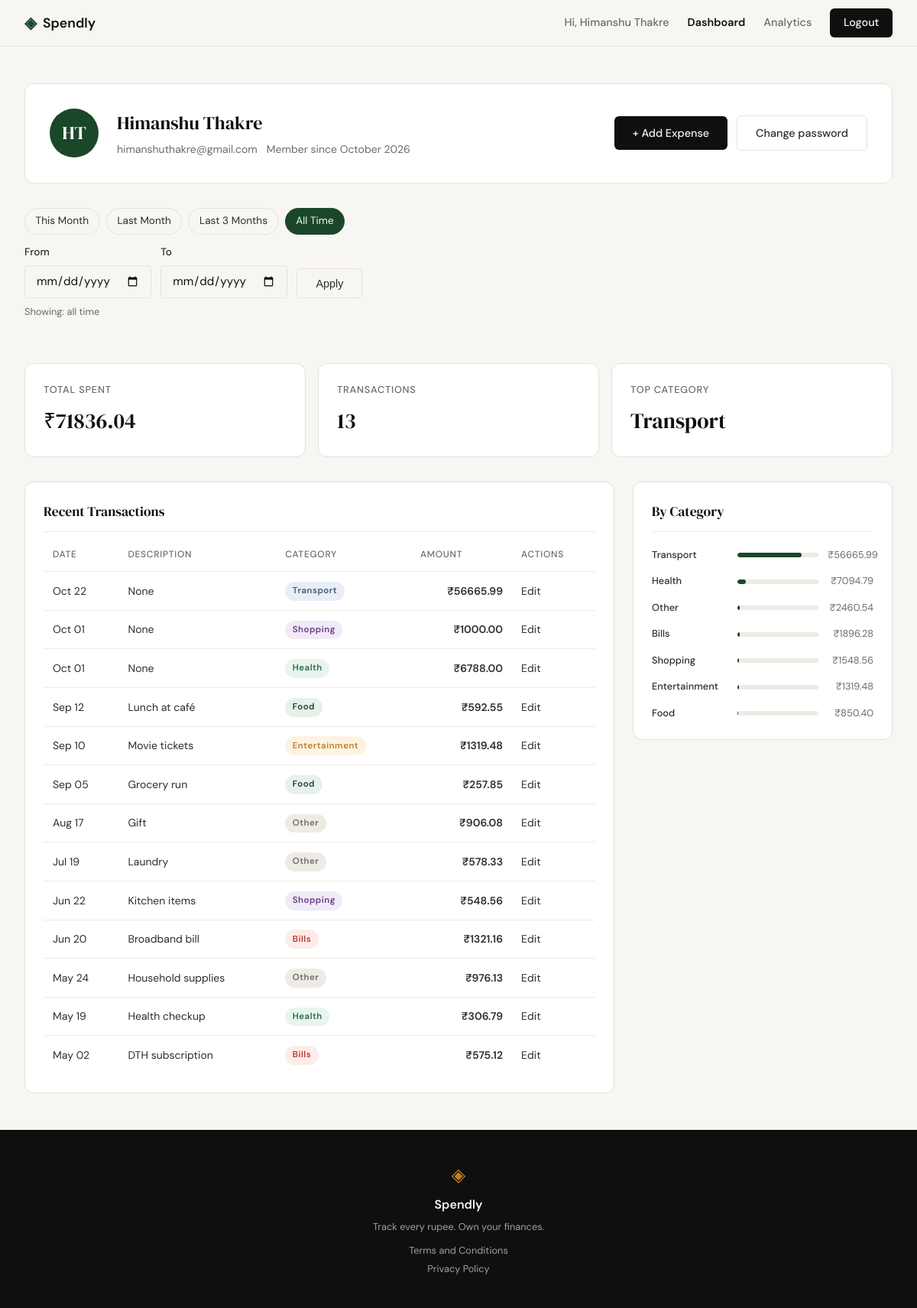
The app's page /profile (signed in) with its own data.
### tables this page shows
CREATE TABLE users (
                id            INTEGER PRIMARY KEY AUTOINCREMENT,
                name          TEXT    NOT NULL,
                email         TEXT    NOT NULL UNIQUE,
                password_hash TEXT    NOT NULL,
                created_at    TEXT    NOT NULL DEFAULT (datetime('now'))
            );

CREATE TABLE expenses (
                id          INTEGER PRIMARY KEY AUTOINCREMENT,
                user_id     INTEGER NOT NULL,
                amount      REAL    NOT NULL,
                category    TEXT    NOT NULL,
                date        TEXT    NOT NULL,
                description TEXT,
                created_at  TEXT    NOT NULL DEFAULT (datetime('now')),
                FOREIGN KEY (user_id) REFERENCES users(id) ON DELETE CASCADE
            );

### app.py (the view)
@app.route("/profile")
def profile():
    if not session.get("user_id"):
        flash("Please sign in to view your profile.")
        return redirect(url_for("login"))
    user_id = session["user_id"]
    user = get_user_by_id(user_id)
    if user is None:
        abort(404)
    created = datetime.strptime(user["created_at"][:10], "%Y-%m-%d")
    name = user["name"]
    initials = "".join(p[0].upper() for p in name.split()[:2])
    user_info = {
        "name":         name,
        "initials":     initials,
        "email":        user["email"],
        "member_since": created.strftime("%B %Y"),
    }
    date_from = _parse_date(request.args.get("from", "").strip())
    date_to   = _parse_date(request.args.get("to", "").strip())
    today          = date.today()
    month_start    = today.replace(day=1)
    last_month_end = month_start - timedelta(days=1)
    date_presets = [
        {"label": "This Month",    "date_from": month_start.isoformat(),                   "date_to": today.isoformat()},
        {"label": "Last Month",    "date_from": last_month_end.replace(day=1).isoformat(),  "date_to": last_month_end.isoformat()},
        {"label": "Last 3 Months", "date_from": (today - timedelta(days=90)).isoformat(),   "date_to": today.isoformat()},
    ]
    return render_template(
        "profile.html",
        user_info=user_info,
        stats=get_summary_stats(user_id, date_from=date_from, date_to=date_to),
        transactions=get_recent_transactions(user_id, date_from=date_from, date_to=date_to),
        categories=get_category_breakdown(user_id, date_from=date_from, date_to=date_to),
        filter_from=date_from or "",
        filter_to=date_to or "",
        date_presets=date_presets,
    )

### app.py (called while the page is built)
def _parse_date(s):
    try:
        datetime.strptime(s, "%Y-%m-%d")
        return s
    except (ValueError, TypeError):
        return None

### database/db.py (called while the page is built)
def get_db():
    conn = sqlite3.connect(DATABASE_PATH)
    conn.row_factory = sqlite3.Row
    conn.execute("PRAGMA foreign_keys = ON")
    return conn

### database/queries.py (called while the page is built)
def _date_where(user_id, date_from, date_to):
    clauses = ["user_id = ?"]
    params  = [user_id]
    if date_from:
        clauses.append("date >= ?")
        params.append(date_from)
    if date_to:
        clauses.append("date <= ?")
        params.append(date_to)
    return " AND ".join(clauses), params

def get_user_by_id(user_id):
    with get_db() as conn:
        return conn.execute(
            "SELECT * FROM users WHERE id = ?", (user_id,)
        ).fetchone()

def get_recent_transactions(user_id, date_from=None, date_to=None):
    where, params = _date_where(user_id, date_from, date_to)
    with get_db() as conn:
        rows = conn.execute(
            f"SELECT id, date, description, category, amount "
            f"FROM expenses WHERE {where} ORDER BY date DESC",
            params
        ).fetchall()
    result = []
    for r in rows:
        d = datetime.strptime(r["date"], "%Y-%m-%d")
        result.append({
            "id":          r["id"],
            "date":        d.strftime("%b %d"),
            "description": r["description"],
            "category":    r["category"],
            "amount":      f"₹{r['amount']:.2f}",
        })
    return result

def get_summary_stats(user_id, date_from=None, date_to=None):
    where, params = _date_where(user_id, date_from, date_to)
    with get_db() as conn:
        rows = conn.execute(
            f"SELECT amount, category FROM expenses WHERE {where}",
            params
        ).fetchall()
    if not rows:
        return {"total_spent": "₹0.00", "transaction_count": 0, "top_category": "—"}
    total = sum(r["amount"] for r in rows)
    cat_totals = {}
    for r in rows:
        cat_totals[r["category"]] = cat_totals.get(r["category"], 0) + r["amount"]
    top = max(cat_totals, key=cat_totals.get)
    return {
        "total_spent":       f"₹{total:.2f}",
        "transaction_count": len(rows),
        "top_category":      top,
    }

### templates/profile.html (shortened to what this page needs)
{% extends "base.html" %}
{% block content %}
<section class="profile-section">
    <div class="profile-inner">
        <div class="profile-header">
            <div class="profile-avatar">{{ user_info.initials }}</div>
            <div>
                <div class="profile-name">{{ user_info.name }}</div>
                <div class="profile-meta">
                    <span>{{ user_info.email }}</span>
                    <span>Member since {{ user_info.member_since }}</span>
                </div>
            </div>
            <div class="profile-actions">
                <a href="{{ url_for('add_expense') }}" class="btn-primary">+ Add Expense</a>
                <a href="#" class="btn-ghost">Change password</a>
            </div>
        </div>
        <div class="filter-bar">
            <div class="filter-presets">
                {% for preset in date_presets %}
                <a href="{{ url_for('profile', **{'from': preset.date_from, 'to': preset.date_to}) }}"
                   class="filter-pill{% if filter_from == preset.date_from and filter_to == preset.date_to %} active{% endif %}">
                    {{ preset.label }}
                </a>
                {% endfor %}
                <a href="{{ url_for('profile') }}"
                   class="filter-pill{% if not filter_from and not filter_to %} active{% endif %}">
                    All Time
                </a>
            </div>
            <form class="filter-custom" method="GET" action="{{ url_for('profile') }}">
                <div class="form-group">
                    <label for="filter-from">From</label>
                    <input type="date" id="filter-from" name="from" class="form-input" value="{{ filter_from }}">
                </div>
                <div class="form-group">
                    <label for="filter-to">To</label>
                    <input type="date" id="filter-to" name="to" class="form-input" value="{{ filter_to }}">
                </div>
                <button type="submit" class="btn-ghost">Apply</button>
            </form>
            <div class="filter-label">
                {% if filter_from or filter_to %}
                    Showing: {{ filter_from or "start" }} – {{ filter_to or "today" }}
                {% else %}
                    Showing: all time
                {% endif %}
            </div>
        </div>
        <div class="stats-row">
            <div class="stat-tile">
                <div class="stat-label">Total Spent</div>
                <div class="stat-value">{{ stats.total_spent }}</div>
            </div>
            <div class="stat-tile">
                <div class="stat-label">Transactions</div>
                <div class="stat-value">{{ stats.transaction_count }}</div>
            </div>
            <div class="stat-tile">
                <div class="stat-label">Top Category</div>
                <div class="stat-value">{{ stats.top_category }}</div>
            </div>
        </div>
        <div class="profile-grid">
            <div class="section-card">
                <div class="section-title">Recent Transactions</div>
                <table class="txn-table">
                    <thead>
                        <tr>
                            <th>Date</th>
                            <th>Description</th>
                            <th>Category</th>
                            <th>Amount</th>
                            <th>Actions</th>
                        </tr>
                    </thead>
                    <tbody>
                        {% for t in transactions %}
                        <tr>
                            <td>{{ t.date }}</td>
                            <td>{{ t.description }}</td>
                            <td><span class="badge badge-{{ t.category | lower }}">{{ t.category }}</span></td>
                            <td class="txn-amount">{{ t.amount }}</td>
                            <td><a href="{{ url_for('edit_expense', id=t.id) }}" class="txn-edit-link">Edit</a></td>
                        </tr>
                        {% endfor %}
                    </tbody>
                </table>
            </div>
            <div class="section-card">
                <div class="section-title">By Category</div>
                {% for c in categories %}
                <div class="cat-row">
                    <span class="cat-label">{{ c.name }}</span>
                    <div class="cat-bar-track">
                        <div class="cat-bar" style="width: {{ c.pct }}%"></div>
                    </div>
                    <span class="cat-amt">{{ c.amount }}</span>
                </div>
                {% endfor %}
            </div>
        </div>
    </div>
</section>
{% endblock %}

### templates/base.html (shortened to what this page needs)
<!DOCTYPE html>
<html lang="en">
<head>
    <link rel="stylesheet" href="{{ url_for('static', filename='css/style.css') }}">
</head>
<body>
    <nav class="navbar">
        <div class="nav-inner">
            <a href="{{ url_for('landing') }}" class="nav-brand">
                <span class="brand-icon">◈</span>
                <span class="brand-name">Spendly</span>
            </a>
            <div class="nav-links">
                {% if session.get('user_name') %}
                    <span class="nav-user">Hi, {{ session.user_name }}</span>
                    <a href="{{ url_for('profile') }}"
                       class="{% if request.endpoint == 'profile' %}nav-link-active{% endif %}">Dashboard</a>
                    <a href="{{ url_for('analytics') }}"
                       class="{% if request.endpoint == 'analytics' %}nav-link-active{% endif %}">Analytics</a>
                    <a href="{{ url_for('logout') }}" class="nav-cta">Logout</a>
                {% else %}
                    <a href="{{ url_for('login') }}">Sign in</a>
                    <a href="{{ url_for('register') }}" class="nav-cta">Get started</a>
                {% endif %}
            </div>
        </div>
    </nav>
    <main class="main-content">
        {% block content %}{% endblock %}
    </main>
    <footer class="footer">
        <div class="footer-inner">
            <span class="brand-icon">◈</span>
            <span class="footer-name">Spendly</span>
            <p class="footer-copy">Track every rupee. Own your finances.</p>
            <div class="footer-links">
                <a href="/terms">Terms and Conditions</a>
                <a href="/privacy">Privacy Policy</a>
            </div>
        </div>
    </footer>
</body>
</html>

### records on screen
users: user_name "Himanshu Thakre", name "Himanshu Thakre", email "himanshuthakre@gmail.com"
expenses: top_category "Transport", date "Oct 22", description "None", category "Transport", amount "₹56665.99", name "Transport", {{ c.pct }} 79 (drawn)
expenses: date "Oct 01", description "None", category "Shopping", amount "₹1000.00"
expenses: date "Oct 01", description "None", category "Health", amount "₹6788.00"
expenses: date "Sep 12", description "Lunch at café", category "Food", amount "₹592.55"
expenses: date "Sep 10", description "Movie tickets", category "Entertainment", amount "₹1319.48", name "Entertainment", {{ c.pct }} 2 (drawn)
expenses: date "Sep 05", description "Grocery run", category "Food", amount "₹257.85", name "Food", amount "₹850.40"
expenses: date "Aug 17", description "Gift", category "Other", amount "₹906.08"
expenses: date "Jul 19", description "Laundry", category "Other", amount "₹578.33"
expenses: date "Jun 22", description "Kitchen items", category "Shopping", amount "₹548.56", name "Shopping", {{ c.pct }} 2 (drawn), amount "₹1548.56"
expenses: date "Jun 20", description "Broadband bill", category "Bills", amount "₹1321.16"
expenses: date "May 24", description "Household supplies", category "Other", amount "₹976.13", name "Other", {{ c.pct }} 3 (drawn), amount "₹2460.54"
expenses: date "May 19", description "Health checkup", category "Health", amount "₹306.79", name "Health", {{ c.pct }} 10 (drawn), amount "₹7094.79"
expenses: date "May 02", description "DTH subscription", category "Bills", amount "₹575.12", name "Bills", {{ c.pct }} 3 (drawn), amount "₹1896.28"

### other values on screen
{{ user_info.initials }} "HT"
{{ user_info.member_since }} "October 2026"
{{ preset.label }} "This Month" "Last Month" "Last 3 Months"
{{ stats.total_spent }} "₹71836.04"
{{ stats.transaction_count }} "13"
